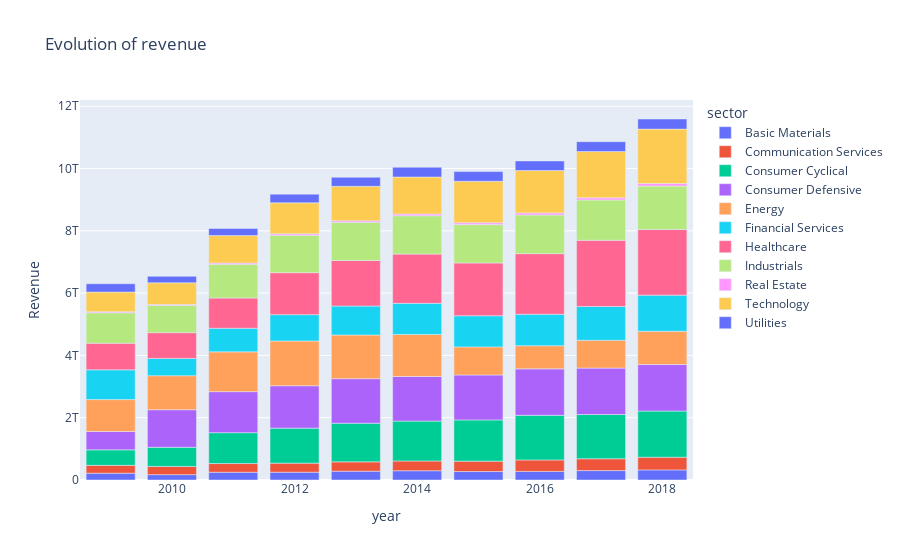
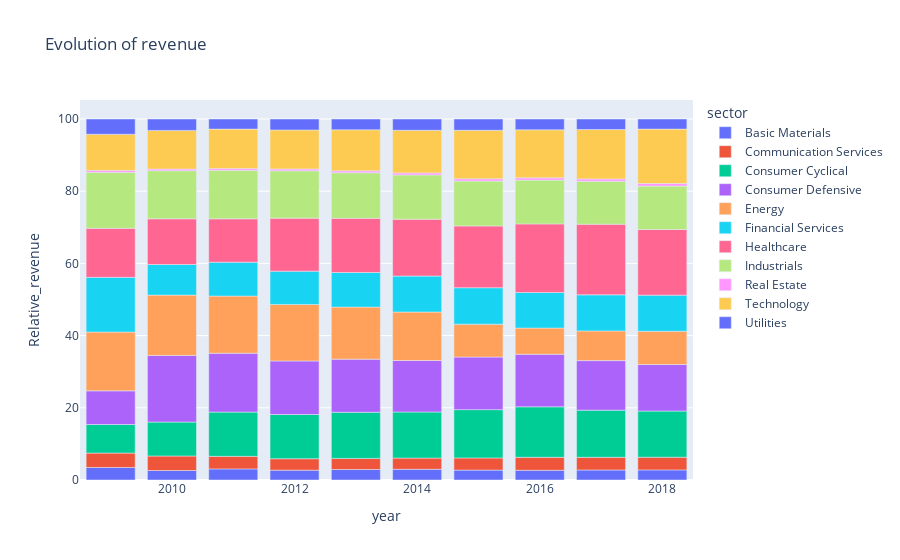
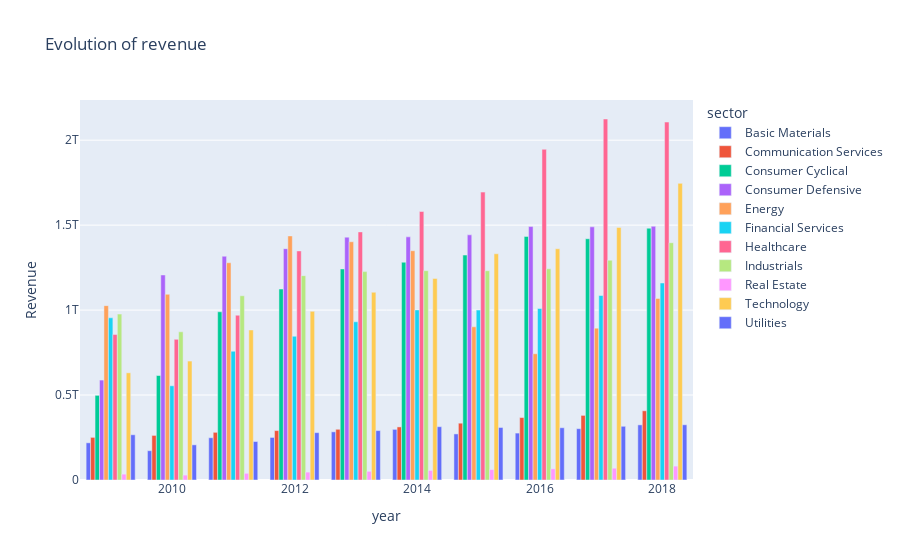

Write notebook code for charts like these, in order.
### Markdown cell above
## Revenue

### Code cell
#Stacked barplot absolute
stacked_bar_absolute = px.bar(df_1, x="year", y="Revenue", color="sector", title="Evolution of revenue")

#Stacked barplot relative
stacked_bar_relative = px.bar(df_1, x="year", y="Relative_revenue", color="sector", title="Evolution of revenue")

#Grouped barplot
grouped_bar_absolute = px.bar(df_1, x="year", y="Revenue", color="sector",barmode="group",title="Evolution of revenue")


stacked_bar_absolute.show()
stacked_bar_relative.show()
grouped_bar_absolute.show()

### Figure 1 — Plotly figure (JSON) as saved in the notebook; plotly's stock layout.template omitted (floating-point values rounded to 4 significant figures)
{"data": [{"alignmentgroup": "True", "hoverlabel": {"namelength": 0}, "hovertemplate": "sector=Basic Materials<br>year=%{x}<br>Revenue=%{y}", "legendgroup": "Basic Materials", "marker": {"color": "#636efa"}, "name": "Basic Materials", "offsetgroup": "Basic Materials", "orientation": "v", "showlegend": true, "textposition": "auto", "type": "bar", "x": [2009, 2010, 2011, 2012, 2013, 2014, 2015, 2016, 2017, 2018], "xaxis": "x", "y": [218882303000, 172566453000, 248701510000, 250481078000, 283495550000, 298061075000, 271236955000, 276149093000, 302111666000, 324545402000], "yaxis": "y"}, {"alignmentgroup": "True", "hoverlabel": {"namelength": 0}, "hovertemplate": "sector=Communication Services<br>year=%{x}<br>Revenue=%{y}", "legendgroup": "Communication Services", "marker": {"color": "#EF553B"}, "name": "Communication Services", "offsetgroup": "Communication Services", "orientation": "v", "showlegend": true, "textposition": "auto", "type": "bar", "x": [2009, 2010, 2011, 2012, 2013, 2014, 2015, 2016, 2017, 2018], "xaxis": "x", "y": [250909047000, 262360857000, 280547672000, 290865818000, 298497700000, 312440087000, 334333402000, 367583024000, 380292662000, 407417438000], "yaxis": "y"}, {"alignmentgroup": "True", "hoverlabel": {"namelength": 0}, "hovertemplate": "sector=Consumer Cyclical<br>year=%{x}<br>Revenue=%{y}", "legendgroup": "Consumer Cyclical", "marker": {"color": "#00cc96"}, "name": "Consumer Cyclical", "offsetgroup": "Consumer Cyclical", "orientation": "v", "showlegend": true, "textposition": "auto", "type": "bar", "x": [2009, 2010, 2011, 2012, 2013, 2014, 2015, 2016, 2017, 2018], "xaxis": "x", "y": [498279580000, 614823293000, 990022541000, 1123947868000, 1242108017000, 1281810983000, 1323918826000, 1433727327000, 1419905204000, 1482062443000], "yaxis": "y"}, {"alignmentgroup": "True", "hoverlabel": {"namelength": 0}, "hovertemplate": "sector=Consumer Defensive<br>year=%{x}<br>Revenue=%{y}", "legendgroup": "Consumer Defensive", "marker": {"color": "#ab63fa"}, "name": "Consumer Defensive", "offsetgroup": "Consumer Defensive", "orientation": "v", "showlegend": true, "textposition": "auto", "type": "bar", "x": [2009, 2010, 2011, 2012, 2013, 2014, 2015, 2016, 2017, 2018], "xaxis": "x", "y": [588110968000, 1206603754000, 1317049496000, 1361546951000, 1429341222000, 1430983570000, 1442859893000, 1491620079000, 1489971127000, 1493338043000], "yaxis": "y"}, {"alignmentgroup": "True", "hoverlabel": {"namelength": 0}, "hovertemplate": "sector=Energy<br>year=%{x}<br>Revenue=%{y}", "legendgroup": "Energy", "marker": {"color": "#FFA15A"}, "name": "Energy", "offsetgroup": "Energy", "orientation": "v", "showlegend": true, "textposition": "auto", "type": "bar", "x": [2009, 2010, 2011, 2012, 2013, 2014, 2015, 2016, 2017, 2018], "xaxis": "x", "y": [1026162201000, 1092886269000, 1278586279000, 1436461458000, 1402184249000, 1349352163000, 901626172000, 743025756000, 893806684000, 1068732441000], "yaxis": "y"}, {"alignmentgroup": "True", "hoverlabel": {"namelength": 0}, "hovertemplate": "sector=Financial Services<br>year=%{x}<br>Revenue=%{y}", "legendgroup": "Financial Services", "marker": {"color": "#19d3f3"}, "name": "Financial Services", "offsetgroup": "Financial Services", "orientation": "v", "showlegend": true, "textposition": "auto", "type": "bar", "x": [2009, 2010, 2011, 2012, 2013, 2014, 2015, 2016, 2017, 2018], "xaxis": "x", "y": [954567551000, 554586563000, 757701188000, 846099868000, 931211800000, 1000999506000, 1000000738000, 1009376807000, 1085827489000, 1159515803000], "yaxis": "y"}, {"alignmentgroup": "True", "hoverlabel": {"namelength": 0}, "hovertemplate": "sector=Healthcare<br>year=%{x}<br>Revenue=%{y}", "legendgroup": "Healthcare", "marker": {"color": "#FF6692"}, "name": "Healthcare", "offsetgroup": "Healthcare", "orientation": "v", "showlegend": true, "textposition": "auto", "type": "bar", "x": [2009, 2010, 2011, 2012, 2013, 2014, 2015, 2016, 2017, 2018], "xaxis": "x", "y": [855995569000, 827936620000, 969725081000, 1348269213000, 1460246300000, 1580302299000, 1694423725000, 1946281472000, 2124643843000, 2106740074000], "yaxis": "y"}, {"alignmentgroup": "True", "hoverlabel": {"namelength": 0}, "hovertemplate": "sector=Industrials<br>year=%{x}<br>Revenue=%{y}", "legendgroup": "Industrials", "marker": {"color": "#B6E880"}, "name": "Industrials", "offsetgroup": "Industrials", "orientation": "v", "showlegend": true, "textposition": "auto", "type": "bar", "x": [2009, 2010, 2011, 2012, 2013, 2014, 2015, 2016, 2017, 2018], "xaxis": "x", "y": [976462444000, 872162504000, 1084241029000, 1202710787000, 1226434074000, 1231905927000, 1231663789000, 1242742512000, 1293586056000, 1396409979000], "yaxis": "y"}, {"alignmentgroup": "True", "hoverlabel": {"namelength": 0}, "hovertemplate": "sector=Real Estate<br>year=%{x}<br>Revenue=%{y}", "legendgroup": "Real Estate", "marker": {"color": "#FF97FF"}, "name": "Real Estate", "offsetgroup": "Real Estate", "orientation": "v", "showlegend": true, "textposition": "auto", "type": "bar", "x": [2009, 2010, 2011, 2012, 2013, 2014, 2015, 2016, 2017, 2018], "xaxis": "x", "y": [34381347000, 28768819000, 39444999000, 46305941000, 51050784000, 56065282000, 61188803000, 65775775000, 69347622000, 81766332000], "yaxis": "y"}, {"alignmentgroup": "True", "hoverlabel": {"namelength": 0}, "hovertemplate": "sector=Technology<br>year=%{x}<br>Revenue=%{y}", "legendgroup": "Technology", "marker": {"color": "#FECB52"}, "name": "Technology", "offsetgroup": "Technology", "orientation": "v", "showlegend": true, "textposition": "auto", "type": "bar", "x": [2009, 2010, 2011, 2012, 2013, 2014, 2015, 2016, 2017, 2018], "xaxis": "x", "y": [630798750000, 700022656000, 883077805000, 992707608000, 1104981036000, 1186345873000, 1331347677000, 1360953965000, 1486620780000, 1745914800000], "yaxis": "y"}, {"alignmentgroup": "True", "hoverlabel": {"namelength": 0}, "hovertemplate": "sector=Utilities<br>year=%{x}<br>Revenue=%{y}", "legendgroup": "Utilities", "marker": {"color": "#636efa"}, "name": "Utilities", "offsetgroup": "Utilities", "orientation": "v", "showlegend": true, "textposition": "auto", "type": "bar", "x": [2009, 2010, 2011, 2012, 2013, 2014, 2015, 2016, 2017, 2018], "xaxis": "x", "y": [266227285000, 206924891000, 226495785000, 278710895000, 290733294000, 313763217000, 309099942000, 307601737000, 316117314000, 324981700000], "yaxis": "y"}], "layout": {"barmode": "relative", "legend": {"title": {"text": "sector"}, "tracegroupgap": 0}, "title": {"text": "Evolution of revenue"}, "xaxis": {"anchor": "y", "domain": [0, 1], "title": {"text": "year"}}, "yaxis": {"anchor": "x", "domain": [0, 1], "title": {"text": "Revenue"}}}}

### Figure 2 — Plotly figure (JSON) as saved in the notebook; plotly's stock layout.template omitted (floating-point values rounded to 4 significant figures)
{"data": [{"alignmentgroup": "True", "hoverlabel": {"namelength": 0}, "hovertemplate": "sector=Basic Materials<br>year=%{x}<br>Relative_revenue=%{y}", "legendgroup": "Basic Materials", "marker": {"color": "#636efa"}, "name": "Basic Materials", "offsetgroup": "Basic Materials", "orientation": "v", "showlegend": true, "textposition": "auto", "type": "bar", "x": [2009, 2010, 2011, 2012, 2013, 2014, 2015, 2016, 2017, 2018], "xaxis": "x", "y": [3.474, 2.639, 3.08, 2.729, 2.917, 2.968, 2.739, 2.695, 2.781, 2.8], "yaxis": "y"}, {"alignmentgroup": "True", "hoverlabel": {"namelength": 0}, "hovertemplate": "sector=Communication Services<br>year=%{x}<br>Relative_revenue=%{y}", "legendgroup": "Communication Services", "marker": {"color": "#EF553B"}, "name": "Communication Services", "offsetgroup": "Communication Services", "orientation": "v", "showlegend": true, "textposition": "auto", "type": "bar", "x": [2009, 2010, 2011, 2012, 2013, 2014, 2015, 2016, 2017, 2018], "xaxis": "x", "y": [3.982, 4.012, 3.474, 3.169, 3.071, 3.111, 3.377, 3.588, 3.501, 3.515], "yaxis": "y"}, {"alignmentgroup": "True", "hoverlabel": {"namelength": 0}, "hovertemplate": "sector=Consumer Cyclical<br>year=%{x}<br>Relative_revenue=%{y}", "legendgroup": "Consumer Cyclical", "marker": {"color": "#00cc96"}, "name": "Consumer Cyclical", "offsetgroup": "Consumer Cyclical", "orientation": "v", "showlegend": true, "textposition": "auto", "type": "bar", "x": [2009, 2010, 2011, 2012, 2013, 2014, 2015, 2016, 2017, 2018], "xaxis": "x", "y": [7.908, 9.401, 12.26, 12.25, 12.78, 12.76, 13.37, 13.99, 13.07, 12.79], "yaxis": "y"}, {"alignmentgroup": "True", "hoverlabel": {"namelength": 0}, "hovertemplate": "sector=Consumer Defensive<br>year=%{x}<br>Relative_revenue=%{y}", "legendgroup": "Consumer Defensive", "marker": {"color": "#ab63fa"}, "name": "Consumer Defensive", "offsetgroup": "Consumer Defensive", "orientation": "v", "showlegend": true, "textposition": "auto", "type": "bar", "x": [2009, 2010, 2011, 2012, 2013, 2014, 2015, 2016, 2017, 2018], "xaxis": "x", "y": [9.334, 18.45, 16.31, 14.83, 14.7, 14.25, 14.57, 14.56, 13.72, 12.88], "yaxis": "y"}, {"alignmentgroup": "True", "hoverlabel": {"namelength": 0}, "hovertemplate": "sector=Energy<br>year=%{x}<br>Relative_revenue=%{y}", "legendgroup": "Energy", "marker": {"color": "#FFA15A"}, "name": "Energy", "offsetgroup": "Energy", "orientation": "v", "showlegend": true, "textposition": "auto", "type": "bar", "x": [2009, 2010, 2011, 2012, 2013, 2014, 2015, 2016, 2017, 2018], "xaxis": "x", "y": [16.29, 16.71, 15.83, 15.65, 14.43, 13.44, 9.106, 7.253, 8.229, 9.22], "yaxis": "y"}, {"alignmentgroup": "True", "hoverlabel": {"namelength": 0}, "hovertemplate": "sector=Financial Services<br>year=%{x}<br>Relative_revenue=%{y}", "legendgroup": "Financial Services", "marker": {"color": "#19d3f3"}, "name": "Financial Services", "offsetgroup": "Financial Services", "orientation": "v", "showlegend": true, "textposition": "auto", "type": "bar", "x": [2009, 2010, 2011, 2012, 2013, 2014, 2015, 2016, 2017, 2018], "xaxis": "x", "y": [15.15, 8.48, 9.383, 9.219, 9.58, 9.968, 10.1, 9.853, 9.996, 10.0], "yaxis": "y"}, {"alignmentgroup": "True", "hoverlabel": {"namelength": 0}, "hovertemplate": "sector=Healthcare<br>year=%{x}<br>Relative_revenue=%{y}", "legendgroup": "Healthcare", "marker": {"color": "#FF6692"}, "name": "Healthcare", "offsetgroup": "Healthcare", "orientation": "v", "showlegend": true, "textposition": "auto", "type": "bar", "x": [2009, 2010, 2011, 2012, 2013, 2014, 2015, 2016, 2017, 2018], "xaxis": "x", "y": [13.59, 12.66, 12.01, 14.69, 15.02, 15.74, 17.11, 19.0, 19.56, 18.17], "yaxis": "y"}, {"alignmentgroup": "True", "hoverlabel": {"namelength": 0}, "hovertemplate": "sector=Industrials<br>year=%{x}<br>Relative_revenue=%{y}", "legendgroup": "Industrials", "marker": {"color": "#B6E880"}, "name": "Industrials", "offsetgroup": "Industrials", "orientation": "v", "showlegend": true, "textposition": "auto", "type": "bar", "x": [2009, 2010, 2011, 2012, 2013, 2014, 2015, 2016, 2017, 2018], "xaxis": "x", "y": [15.5, 13.34, 13.43, 13.1, 12.62, 12.27, 12.44, 12.13, 11.91, 12.05], "yaxis": "y"}, {"alignmentgroup": "True", "hoverlabel": {"namelength": 0}, "hovertemplate": "sector=Real Estate<br>year=%{x}<br>Relative_revenue=%{y}", "legendgroup": "Real Estate", "marker": {"color": "#FF97FF"}, "name": "Real Estate", "offsetgroup": "Real Estate", "orientation": "v", "showlegend": true, "textposition": "auto", "type": "bar", "x": [2009, 2010, 2011, 2012, 2013, 2014, 2015, 2016, 2017, 2018], "xaxis": "x", "y": [0.5457, 0.4399, 0.4884, 0.5045, 0.5252, 0.5583, 0.618, 0.642, 0.6384, 0.7054], "yaxis": "y"}, {"alignmentgroup": "True", "hoverlabel": {"namelength": 0}, "hovertemplate": "sector=Technology<br>year=%{x}<br>Relative_revenue=%{y}", "legendgroup": "Technology", "marker": {"color": "#FECB52"}, "name": "Technology", "offsetgroup": "Technology", "orientation": "v", "showlegend": true, "textposition": "auto", "type": "bar", "x": [2009, 2010, 2011, 2012, 2013, 2014, 2015, 2016, 2017, 2018], "xaxis": "x", "y": [10.01, 10.7, 10.94, 10.82, 11.37, 11.81, 13.45, 13.28, 13.69, 15.06], "yaxis": "y"}, {"alignmentgroup": "True", "hoverlabel": {"namelength": 0}, "hovertemplate": "sector=Utilities<br>year=%{x}<br>Relative_revenue=%{y}", "legendgroup": "Utilities", "marker": {"color": "#636efa"}, "name": "Utilities", "offsetgroup": "Utilities", "orientation": "v", "showlegend": true, "textposition": "auto", "type": "bar", "x": [2009, 2010, 2011, 2012, 2013, 2014, 2015, 2016, 2017, 2018], "xaxis": "x", "y": [4.225, 3.164, 2.805, 3.037, 2.991, 3.124, 3.122, 3.003, 2.91, 2.804], "yaxis": "y"}], "layout": {"barmode": "relative", "legend": {"title": {"text": "sector"}, "tracegroupgap": 0}, "title": {"text": "Evolution of revenue"}, "xaxis": {"anchor": "y", "domain": [0, 1], "title": {"text": "year"}}, "yaxis": {"anchor": "x", "domain": [0, 1], "title": {"text": "Relative_revenue"}}}}

### Figure 3 — Plotly figure (JSON) as saved in the notebook; plotly's stock layout.template omitted (floating-point values rounded to 4 significant figures)
{"data": [{"alignmentgroup": "True", "hoverlabel": {"namelength": 0}, "hovertemplate": "sector=Basic Materials<br>year=%{x}<br>Revenue=%{y}", "legendgroup": "Basic Materials", "marker": {"color": "#636efa"}, "name": "Basic Materials", "offsetgroup": "Basic Materials", "orientation": "v", "showlegend": true, "textposition": "auto", "type": "bar", "x": [2009, 2010, 2011, 2012, 2013, 2014, 2015, 2016, 2017, 2018], "xaxis": "x", "y": [218882303000, 172566453000, 248701510000, 250481078000, 283495550000, 298061075000, 271236955000, 276149093000, 302111666000, 324545402000], "yaxis": "y"}, {"alignmentgroup": "True", "hoverlabel": {"namelength": 0}, "hovertemplate": "sector=Communication Services<br>year=%{x}<br>Revenue=%{y}", "legendgroup": "Communication Services", "marker": {"color": "#EF553B"}, "name": "Communication Services", "offsetgroup": "Communication Services", "orientation": "v", "showlegend": true, "textposition": "auto", "type": "bar", "x": [2009, 2010, 2011, 2012, 2013, 2014, 2015, 2016, 2017, 2018], "xaxis": "x", "y": [250909047000, 262360857000, 280547672000, 290865818000, 298497700000, 312440087000, 334333402000, 367583024000, 380292662000, 407417438000], "yaxis": "y"}, {"alignmentgroup": "True", "hoverlabel": {"namelength": 0}, "hovertemplate": "sector=Consumer Cyclical<br>year=%{x}<br>Revenue=%{y}", "legendgroup": "Consumer Cyclical", "marker": {"color": "#00cc96"}, "name": "Consumer Cyclical", "offsetgroup": "Consumer Cyclical", "orientation": "v", "showlegend": true, "textposition": "auto", "type": "bar", "x": [2009, 2010, 2011, 2012, 2013, 2014, 2015, 2016, 2017, 2018], "xaxis": "x", "y": [498279580000, 614823293000, 990022541000, 1123947868000, 1242108017000, 1281810983000, 1323918826000, 1433727327000, 1419905204000, 1482062443000], "yaxis": "y"}, {"alignmentgroup": "True", "hoverlabel": {"namelength": 0}, "hovertemplate": "sector=Consumer Defensive<br>year=%{x}<br>Revenue=%{y}", "legendgroup": "Consumer Defensive", "marker": {"color": "#ab63fa"}, "name": "Consumer Defensive", "offsetgroup": "Consumer Defensive", "orientation": "v", "showlegend": true, "textposition": "auto", "type": "bar", "x": [2009, 2010, 2011, 2012, 2013, 2014, 2015, 2016, 2017, 2018], "xaxis": "x", "y": [588110968000, 1206603754000, 1317049496000, 1361546951000, 1429341222000, 1430983570000, 1442859893000, 1491620079000, 1489971127000, 1493338043000], "yaxis": "y"}, {"alignmentgroup": "True", "hoverlabel": {"namelength": 0}, "hovertemplate": "sector=Energy<br>year=%{x}<br>Revenue=%{y}", "legendgroup": "Energy", "marker": {"color": "#FFA15A"}, "name": "Energy", "offsetgroup": "Energy", "orientation": "v", "showlegend": true, "textposition": "auto", "type": "bar", "x": [2009, 2010, 2011, 2012, 2013, 2014, 2015, 2016, 2017, 2018], "xaxis": "x", "y": [1026162201000, 1092886269000, 1278586279000, 1436461458000, 1402184249000, 1349352163000, 901626172000, 743025756000, 893806684000, 1068732441000], "yaxis": "y"}, {"alignmentgroup": "True", "hoverlabel": {"namelength": 0}, "hovertemplate": "sector=Financial Services<br>year=%{x}<br>Revenue=%{y}", "legendgroup": "Financial Services", "marker": {"color": "#19d3f3"}, "name": "Financial Services", "offsetgroup": "Financial Services", "orientation": "v", "showlegend": true, "textposition": "auto", "type": "bar", "x": [2009, 2010, 2011, 2012, 2013, 2014, 2015, 2016, 2017, 2018], "xaxis": "x", "y": [954567551000, 554586563000, 757701188000, 846099868000, 931211800000, 1000999506000, 1000000738000, 1009376807000, 1085827489000, 1159515803000], "yaxis": "y"}, {"alignmentgroup": "True", "hoverlabel": {"namelength": 0}, "hovertemplate": "sector=Healthcare<br>year=%{x}<br>Revenue=%{y}", "legendgroup": "Healthcare", "marker": {"color": "#FF6692"}, "name": "Healthcare", "offsetgroup": "Healthcare", "orientation": "v", "showlegend": true, "textposition": "auto", "type": "bar", "x": [2009, 2010, 2011, 2012, 2013, 2014, 2015, 2016, 2017, 2018], "xaxis": "x", "y": [855995569000, 827936620000, 969725081000, 1348269213000, 1460246300000, 1580302299000, 1694423725000, 1946281472000, 2124643843000, 2106740074000], "yaxis": "y"}, {"alignmentgroup": "True", "hoverlabel": {"namelength": 0}, "hovertemplate": "sector=Industrials<br>year=%{x}<br>Revenue=%{y}", "legendgroup": "Industrials", "marker": {"color": "#B6E880"}, "name": "Industrials", "offsetgroup": "Industrials", "orientation": "v", "showlegend": true, "textposition": "auto", "type": "bar", "x": [2009, 2010, 2011, 2012, 2013, 2014, 2015, 2016, 2017, 2018], "xaxis": "x", "y": [976462444000, 872162504000, 1084241029000, 1202710787000, 1226434074000, 1231905927000, 1231663789000, 1242742512000, 1293586056000, 1396409979000], "yaxis": "y"}, {"alignmentgroup": "True", "hoverlabel": {"namelength": 0}, "hovertemplate": "sector=Real Estate<br>year=%{x}<br>Revenue=%{y}", "legendgroup": "Real Estate", "marker": {"color": "#FF97FF"}, "name": "Real Estate", "offsetgroup": "Real Estate", "orientation": "v", "showlegend": true, "textposition": "auto", "type": "bar", "x": [2009, 2010, 2011, 2012, 2013, 2014, 2015, 2016, 2017, 2018], "xaxis": "x", "y": [34381347000, 28768819000, 39444999000, 46305941000, 51050784000, 56065282000, 61188803000, 65775775000, 69347622000, 81766332000], "yaxis": "y"}, {"alignmentgroup": "True", "hoverlabel": {"namelength": 0}, "hovertemplate": "sector=Technology<br>year=%{x}<br>Revenue=%{y}", "legendgroup": "Technology", "marker": {"color": "#FECB52"}, "name": "Technology", "offsetgroup": "Technology", "orientation": "v", "showlegend": true, "textposition": "auto", "type": "bar", "x": [2009, 2010, 2011, 2012, 2013, 2014, 2015, 2016, 2017, 2018], "xaxis": "x", "y": [630798750000, 700022656000, 883077805000, 992707608000, 1104981036000, 1186345873000, 1331347677000, 1360953965000, 1486620780000, 1745914800000], "yaxis": "y"}, {"alignmentgroup": "True", "hoverlabel": {"namelength": 0}, "hovertemplate": "sector=Utilities<br>year=%{x}<br>Revenue=%{y}", "legendgroup": "Utilities", "marker": {"color": "#636efa"}, "name": "Utilities", "offsetgroup": "Utilities", "orientation": "v", "showlegend": true, "textposition": "auto", "type": "bar", "x": [2009, 2010, 2011, 2012, 2013, 2014, 2015, 2016, 2017, 2018], "xaxis": "x", "y": [266227285000, 206924891000, 226495785000, 278710895000, 290733294000, 313763217000, 309099942000, 307601737000, 316117314000, 324981700000], "yaxis": "y"}], "layout": {"barmode": "group", "legend": {"title": {"text": "sector"}, "tracegroupgap": 0}, "title": {"text": "Evolution of revenue"}, "xaxis": {"anchor": "y", "domain": [0, 1], "title": {"text": "year"}}, "yaxis": {"anchor": "x", "domain": [0, 1], "title": {"text": "Revenue"}}}}
